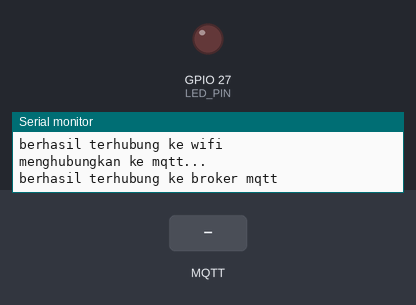
The sketch below on a simulated ESP32. Parts: output pins drawn as LEDs (lit = HIGH), the last lines printed to the serial monitor. Inputs (shaded band) come from the test bench. WiFi joins after 1.5 s; servers stay silent unless stated; no MQTT or app messages arrive unless stated.

Above: at 3.2 s.
3.3 s: MQTT message "1" arrives on the first subscribed topic
At 4.1 s:
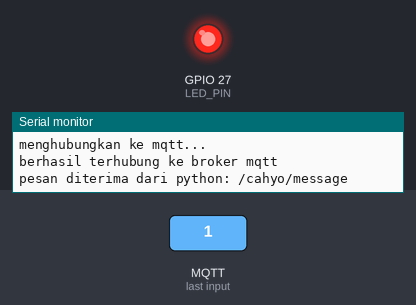
Timing chart, 0 to 6.3 s (numbered marks = the images above; inputs shaded):
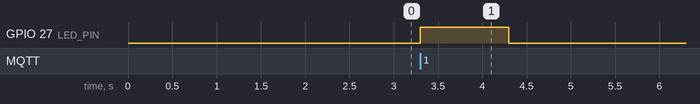

Measured:
- after the input at 3.3 s, GPIO 27 (LED_PIN): LOW → HIGH at once, → LOW 1.0 s later

The sketch:

sketch.ino
```cpp
#include <WiFi.h>
#include <PubSubClient.h>

const char* ssid = "Wokwi-GUEST";
const char* password = "";
const char* mqtt_server = "broker.hivemq.com";
const char* mqtt_topic = "led_control";

WiFiClient espClient;
PubSubClient client(espClient);

const int LED_PIN = 27;
void callback(char* topic, byte* payload, unsigned int length) {
  Serial.print("pesan diterima dari python: ");
  Serial.println(topic);

  char receivedChar = (char)payload[0];
  if (receivedChar == '1') {
    digitalWrite(LED_PIN, HIGH);
    delay(1000);
    digitalWrite(LED_PIN, LOW);
    delay(1000);
  }
}

void reconnect() {
  while (!client.connected()) {
    Serial.println("menghubungkan ke mqtt...");
    if (client.connect("ESP32-Client")) {
      Serial.println("berhasil terhubung ke broker mqtt");
      client.subscribe("/cahyo/message");
    } else {
      Serial.print("gagal terhubung ke mqtt : ");
      Serial.println(client.state());
      delay(5000);
    }
  }
}

void setup() {
  Serial.begin(115200);
  pinMode(LED_PIN, OUTPUT);

  WiFi.begin(ssid, password);
  while (WiFi.status() != WL_CONNECTED) {
    delay(1000);
    Serial.println("menghubungkan ke wifi...");
  }
  Serial.println("berhasil terhubung ke wifi");

  client.setServer(mqtt_server, 1883);
  client.setCallback(callback);
}

void loop() {
  if (!client.connected()) {
    reconnect();
  }
  client.loop();
}
```
